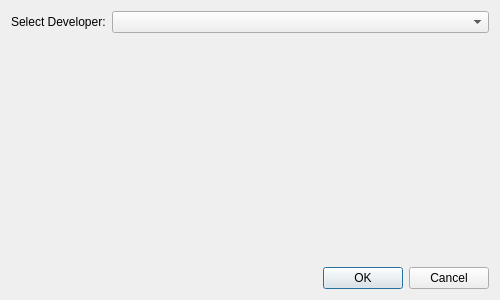
<?xml version="1.0" encoding="UTF-8"?>
<ui version="4.0">
 <class>Assigndeveloper</class>
 <widget class="QDialog" name="AssignDialog">
  <property name="geometry">
   <rect>
    <x>0</x>
    <y>0</y>
    <width>500</width>
    <height>300</height>
   </rect>
  </property>
  <property name="windowTitle">
   <string>Assign Bugs</string>
  </property>
  <layout class="QVBoxLayout" name="verticalLayout">
   <item>
    <layout class="QFormLayout" name="formLayout">
     <item row="0" column="0">
      <widget class="QLabel" name="label_tester">
       <property name="text">
        <string>Select Developer:</string>
       </property>
      </widget>
     </item>
     <item row="0" column="1">
      <widget class="QComboBox" name="comboBox_developer"/>
     </item>
    </layout>
   </item>
   <item>
    <widget class="QDialogButtonBox" name="buttonBox">
     <property name="orientation">
      <enum>Qt::Horizontal</enum>
     </property>
     <property name="standardButtons">
      <set>QDialogButtonBox::Cancel|QDialogButtonBox::Ok</set>
     </property>
    </widget>
   </item>
  </layout>
 </widget>
 <resources/>
 <connections/>
</ui>
